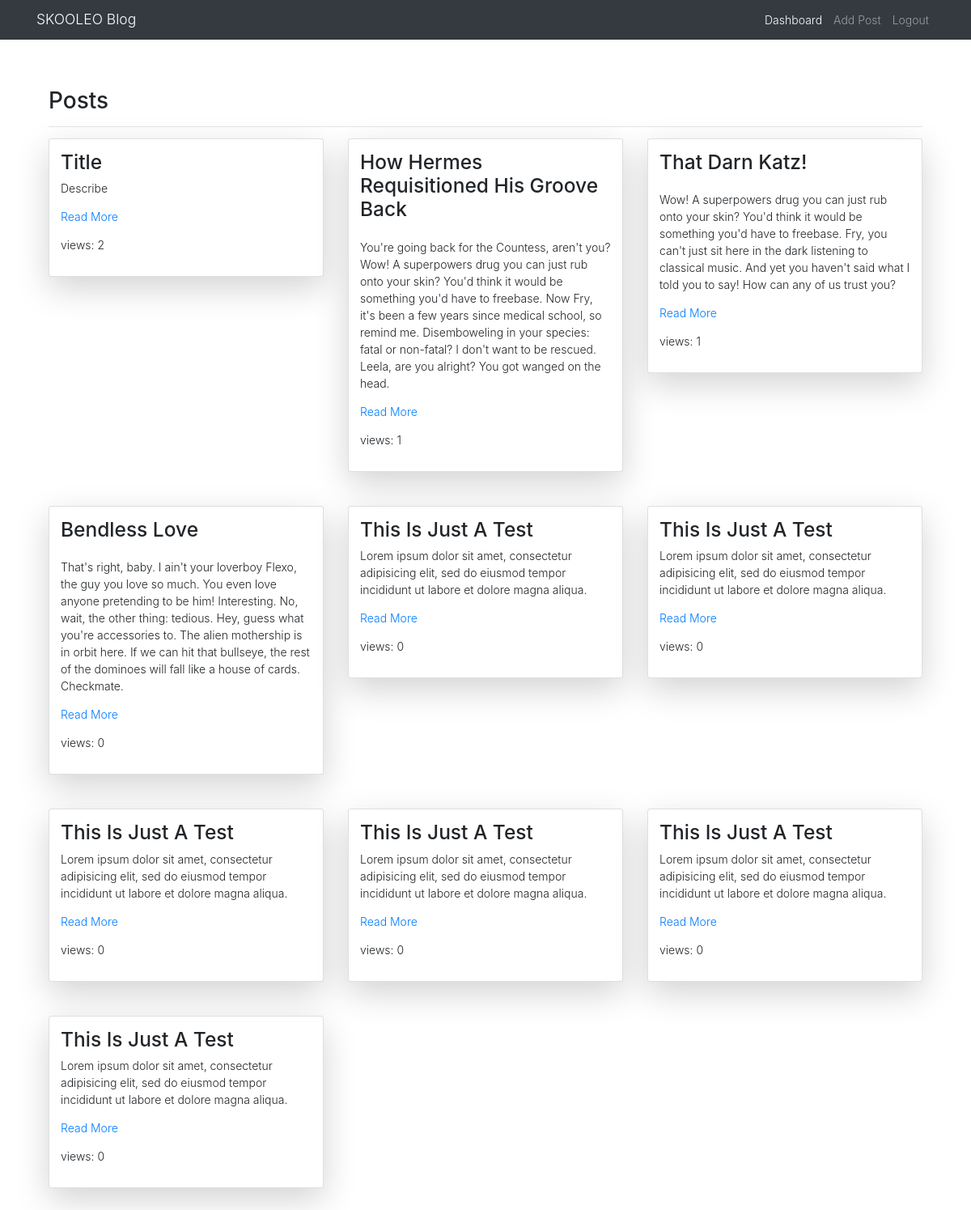
The app's page /dashboard.php (signed in) with its own data.
### tables this page shows
CREATE TABLE IF NOT EXISTS `posts` (
  `id` int(11) NOT NULL AUTO_INCREMENT,
  `title` text NOT NULL,
  `description` text DEFAULT NULL,
  `content` text NOT NULL,
  `views` int(11) NOT NULL,
  `date_posted` timestamp NOT NULL DEFAULT current_timestamp() ON UPDATE current_timestamp(),
  PRIMARY KEY (`id`)
);

### Model/Db.php (called while the page is built, shortened)
<?php
    class Db {
        protected $dbName = 'blog';
        protected $dbHost = 'localhost';
        protected $dbUser = 'root';
        protected $dbPass = '';
        protected $dbHandler, $dbStmt;
        public function __construct()
        {
            $dsn = 'mysql:host='. $this->dbHost . ';dbname=' . $this->dbName;
            $options = array(
                PDO::ATTR_PERSISTENT => true,
                PDO::ATTR_ERRMODE => PDO::ERRMODE_EXCEPTION
            );
            try{
                $this->dbHandler = new PDO($dsn, $this->dbUser, $this->dbPass, $options);
            }catch(Exception $e){
                var_dump("Couldn't Establish A Database Connection. Error: ". $e->getMessage());
            }
        }
        public function query($query){
            $this->dbStmt = $this->dbHandler->prepare($query);
        }
        public function execute(){
            $this->dbStmt->execute();
            return true;
        }
        public function fetchAll(){
            $this->execute();
            return $this->dbStmt->fetchAll(PDO::FETCH_ASSOC);
        }
    }
?>

### controller/Dashboard.php (called while the page is built, shortened)
<?php
    require_once('./Model/PostModel.php');
    class Dashboard extends Controller{
        private $postModel;
        public function __construct()
        {
            $this->postModel = new PostModel();
        }
        public function getPosts():array{
            return $this->postModel->fetchPosts();
        }
    }
?>

### Model/PostModel.php (called while the page is built, shortened)
<?php
    require_once(__DIR__. '/Db.php');
    class PostModel extends Db{
        public function fetchPosts() :array {
            $query = "SELECT * FROM `posts` ORDER BY `id` DESC";
            $this->query($query);
            $this->execute();
            $Posts = $this->fetchAll();
            if(count($Posts) > 0){
                $Response = array(
                    'status' => true,
                    'data' => $Posts
                );
                return $Response;
            }
            $Response = array(
                'status' => false,
                'data' => []
            );
            return $Response;
        }
    }
?>

### dashboard.php (the view, shortened to what this page needs)
<?php require_once('./controller/Dashboard.php'); ?>
<?php
  $Dashboard = new Dashboard();
  $Dashboard->track_visit();
  $active = $Dashboard->active;
  $Posts = $Dashboard->getPosts();
?>
<?php require('./nav.php'); ?>
<main role="main" class="container">
  <div class="container">
    <div class="row mt-5">
      <div class="col-xs-12 col-sm-12 col-md-12 col-xl-12 col-lg-12">
        <h2>Posts</h2>
        <hr>
      </div>
    </div>
    <div class="row">
      <?php if ($Posts['status']) : ?>
        <?php foreach ($Posts['data'] as $post) :  ?>
          <div class="col-xs-12 col-sm-12 col-md-12 col-xl-4 col-lg-4">
            <div class="card shadow-lg p-3 mb-5 bg-white rounded">
              <div class="news_title">
                <h3><?php echo ucwords($post['title']); ?></h3>
              </div>
              <div class="news_body">
                <p><?php echo $post['description']; ?></p>
                <p><?php echo '<a href="post.php?id='.$post['id'].'">Read More</a>'; ?> </p>
                <p><?php echo 'views: '.$post['views']; ?> </p>
              </div>
            </div>
          </div>
        <?php endforeach; ?>
      <?php endif;  ?>
    </div>
  </div>
</main>
</body>
</html>

### nav.php (shortened to what this page needs)
<!DOCTYPE html>
<html lang="en" dir="ltr">
  <head>
    <link rel="stylesheet" href="./assets/css/bootstrap.min.css">
    <link rel="stylesheet" href="./assets/css/style.css">
  </head>
  <body>
    <nav class="navbar navbar-expand-md navbar-dark fixed-top bg-dark">
      <div class="container">
        <a class="navbar-brand" href="#">SKOOLEO Blog</a>
        <div class="collapse navbar-collapse" id="navbarCollapse">
          <ul class="navbar-nav ml-auto">
            <?php if (!isset($_SESSION['auth_status'])) : ?>
              <li class="nav-item">
                <a class="nav-link <?php if (strtolower($active) === 'login') echo 'active'; ?>" href="<?php echo BASE_URL; ?>index.php">Login</a>
              </li>
              <li class="nav-item">
                <a class="nav-link <?php if (strtolower($active) === 'register') echo 'active'; ?>" href="<?php echo BASE_URL; ?>register.php" tabindex="-1" aria-disabled="true">Register</a>
              </li>
            <?php elseif (isset($_SESSION['auth_status'])) : ?>
              <li class="nav-item">
                <a href="<?php echo BASE_URL; ?>dashboard.php" class="nav-link <?php if (strtolower($active) === 'dashboard') echo 'active'; ?>">Dashboard</a>
              </li>
              <li class="nav-item">
                <a href="<?php echo BASE_URL; ?>add_post.php" class="nav-link <?php if (strtolower($active) === 'add_post') echo 'active'; ?>">Add Post</a>
              </li>
            <?php endif; ?>
            <?php if (isset($_SESSION['auth_status'])) : ?>
              <li class="nav-item">
                <a class="nav-link" href="<?php echo BASE_URL; ?>logout.php">Logout</a>
              </li>
            <?php endif; ?>
          </ul>
        </div>
      </div>
    </nav>

### assets/css/style.css (style rules this page uses)
html, body { height: 100%; width: 100%; padding: 0; margin: 0; font-size: 14px; font-weight: 300; line-height: 1.5; text-rendering: optimizeLegibility; overflow-y: hidden !important; }
ul { list-style: none; }
li { list-style: none; }
.mt-5 { margin-top: 10% !important; }

### records on screen
posts: title "Title", description "Describe", views "2"
posts: title "How Hermes Requisitioned His Groove Back", description "You're going back for the Countess, aren't you? Wow! A superpowers drug you can just rub onto your skin? You'd think it would be something you'd have to freebase. Now Fry, it's been a few years since medical school, so remind me. Disemboweling in your species: fatal or non-fatal? I don't want to be rescued. Leela, are you alright? You got wanged on the head.", views "1"
posts: title "That Darn Katz!", description "Wow! A superpowers drug you can just rub onto your skin? You'd think it would be something you'd have to freebase. Fry, you can't just sit here in the dark listening to classical music. And yet you haven't said what I told you to say! How can any of us trust you?", views "1"
posts: title "Bendless Love", description "That's right, baby. I ain't your loverboy Flexo, the guy you love so much. You even love anyone pretending to be him! Interesting. No, wait, the other thing: tedious. Hey, guess what you're accessories to. The alien mothership is in orbit here. If we can hit that bullseye, the rest of the dominoes will fall like a house of cards. Checkmate.", views "0"
posts: title "This Is Just A Test", description "Lorem ipsum dolor sit amet, consectetur adipisicing elit, sed do eiusmod tempor incididunt ut labore et dolore magna aliqua.", views "0"
posts: title "This Is Just A Test", description "Lorem ipsum dolor sit amet, consectetur adipisicing elit, sed do eiusmod tempor incididunt ut labore et dolore magna aliqua.", views "0"
posts: title "This Is Just A Test", description "Lorem ipsum dolor sit amet, consectetur adipisicing elit, sed do eiusmod tempor incididunt ut labore et dolore magna aliqua.", views "0"
posts: title "This Is Just A Test", description "Lorem ipsum dolor sit amet, consectetur adipisicing elit, sed do eiusmod tempor incididunt ut labore et dolore magna aliqua.", views "0"
posts: title "This Is Just A Test", description "Lorem ipsum dolor sit amet, consectetur adipisicing elit, sed do eiusmod tempor incididunt ut labore et dolore magna aliqua.", views "0"
posts: title "This Is Just A Test", description "Lorem ipsum dolor sit amet, consectetur adipisicing elit, sed do eiusmod tempor incididunt ut labore et dolore magna aliqua.", views "0"
